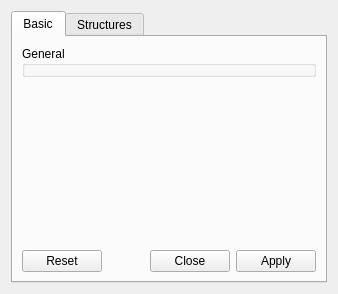
<?xml version="1.0" encoding="UTF-8"?>
<ui version="4.0">
 <class>BuildProjectDesigner</class>
 <widget class="QWidget" name="BuildProjectDesigner">
  <property name="geometry">
   <rect>
    <x>0</x>
    <y>0</y>
    <width>338</width>
    <height>294</height>
   </rect>
  </property>
  <property name="windowTitle">
   <string>Structure project</string>
  </property>
  <layout class="QVBoxLayout" name="verticalLayout">
   <item>
    <widget class="QTabWidget" name="tabWidget">
     <property name="currentIndex">
      <number>0</number>
     </property>
     <widget class="QWidget" name="basicTab">
      <attribute name="title">
       <string>Basic</string>
      </attribute>
      <layout class="QVBoxLayout" name="verticalLayout_2">
       <item>
        <widget class="QGroupBox" name="generalGB">
         <property name="title">
          <string>General</string>
         </property>
        </widget>
       </item>
       <item>
        <spacer name="verticalSpacer">
         <property name="orientation">
          <enum>Qt::Vertical</enum>
         </property>
         <property name="sizeHint" stdset="0">
          <size>
           <width>20</width>
           <height>155</height>
          </size>
         </property>
        </spacer>
       </item>
       <item>
        <widget class="QDialogButtonBox" name="buttonBox">
         <property name="standardButtons">
          <set>QDialogButtonBox::Apply|QDialogButtonBox::Close|QDialogButtonBox::Reset</set>
         </property>
        </widget>
       </item>
      </layout>
     </widget>
     <widget class="QWidget" name="structuresTab">
      <attribute name="title">
       <string>Structures</string>
      </attribute>
     </widget>
    </widget>
   </item>
  </layout>
 </widget>
 <resources/>
 <connections/>
</ui>
